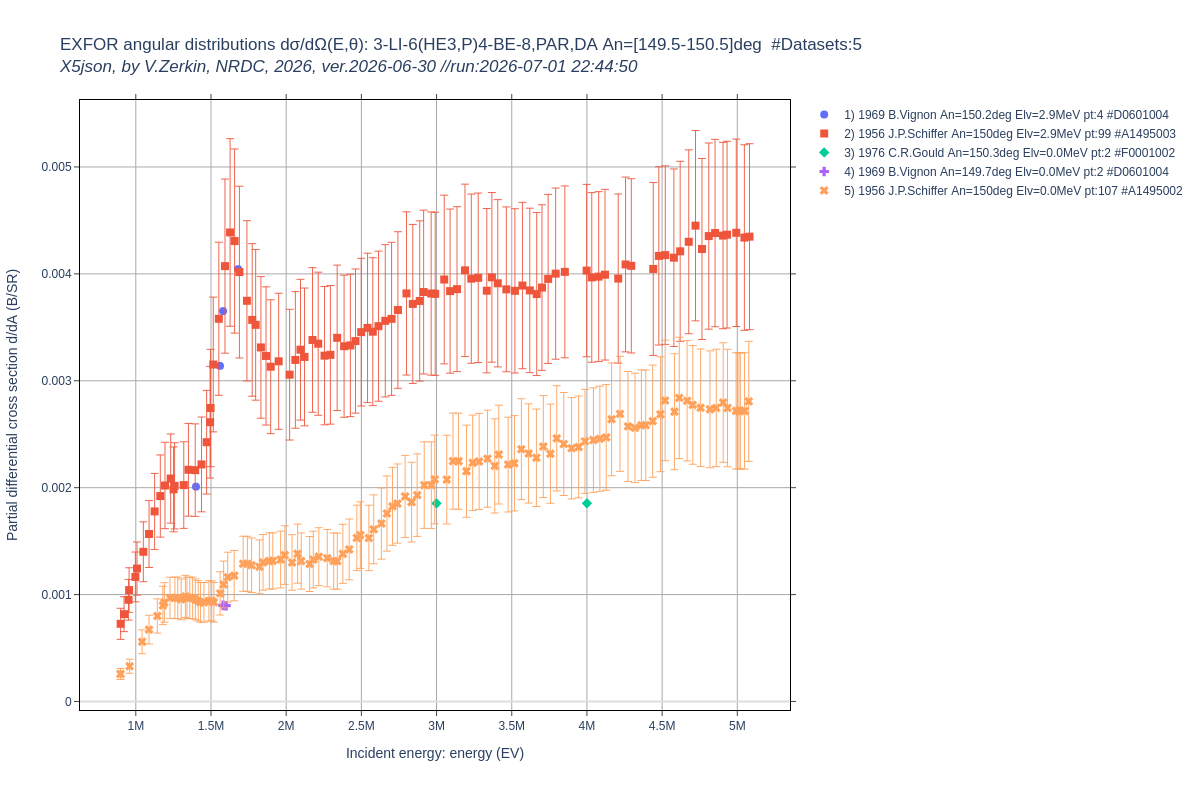

Source code (Python):
"""
 ***********************************************************************************
 * Copyright (C) 2026 Viktor Zerkin (NRDC), v.zerkin@gmail.com                     *
 *-----------------------------------------------------------------------------    *
 * Permission is hereby granted, free of charge, to any person obtaining a copy    *
 * of this software and associated documentation files (the "Software"), to deal   *
 * in the Software without restriction, including without limitation the rights    *
 * to use, copy, modify, merge, publish, distribute, sublicense, and/or sell       *
 * copies of the Software, and to permit persons to whom the Software is furnished *
 * to do so, subject to the following conditions:                                  *
 *                                                                                 *
 * The above copyright notice and this permission notice shall be included in all  *
 * copies or substantial portions of the Software.                                 *
 *                                                                                 *
 * THE SOFTWARE IS PROVIDED "AS IS", WITHOUT WARRANTY OF ANY KIND, EXPRESS OR      *
 * IMPLIED, INCLUDING BUT NOT LIMITED TO THE WARRANTIES OF MERCHANTABILITY,        *
 * FITNESS FOR A PARTICULAR PURPOSE AND NONINFRINGEMENT. IN NO EVENT SHALL THE     *
 * AUTHORS OR COPYRIGHT HOLDERS BE LIABLE FOR ANY CLAIM, DAMAGES OR OTHER          *
 * LIABILITY, WHETHER IN AN ACTION OF CONTRACT, TORT OR OTHERWISE, ARISING FROM,   *
 * OUT OF OR IN CONNECTION WITH THE SOFTWARE OR THE USE OR OTHER DEALINGS IN       *
 * THE SOFTWARE.                                                                   *
 *                                                                                 *
 *-----------------------------------------------------------------------------    *
 *   AUTHOR:                                                                       *
 *   Viktor Zerkin, PhD, IAEA-NDS(1999-2023), NRDC(1999-2026)                      *
 *   e-mail: v.zerkin@gmail.com                                                    *
 ***********************************************************************************
"""
import datetime
import json
import math
import sys
sys.path.append('./')
from x5subr import *
import plotly
from plotly.graph_objs import Scatter, Layout 
from pprint import pprint

print("Program: x5data4par.py, ver.2026-07-01")
print("Author:  V.Zerkin, Vienna, 2026")
print("Purpose: find datasets by reaction, load X5-json, extract data")
print("         filter data by angle, plot by Plotly")
print("")

ct=str(datetime.datetime.now())[:19]
print("Running: "+ct+"\n")
#input("Press the <ENTER> key to continue...")

nexample='default'
if (len(sys.argv)>1) and (sys.argv[1]!=''): nexample=str(sys.argv[1])

base='./'

def sort_ya1(ds):
#   rr=str(ds['year1'])+','+ds['author1ini']+ds['author1']
    rr=str(ds['lvl'])+':'+str(ds['year1'])+','+ds['author1ini']+ds['author1']
    return rr

#datasets=read_csv_file("EXFOR-Datasets.csv")
datasets=read_csv_file("X5-Datasets.csv")
nDatasets=len(datasets)
print('-0-Datasets:'+str(nDatasets))

eiMin=None; eiMax=None

reacode='3-LI-6(HE3,P)4-BE-8,PAR,DA'
an=150; anMin=an-0.5; anMax=an+0.5
#an=0; anMin=an; anMax=an+0.5

if nexample=='ex1':
    reacode='8-O-16(P,EL)8-O-16,,DA'
    an=139; anMin=an-1; anMax=an+1
    eiMax=6e6

print('---ReactionCode:',reacode)
print('---Angle.out:   ',anMin,'-',anMax,'deg.')
print('---Energy.in:   ',str(eiMin),'-',str(eiMax),'eV')

datasets=filter_datasets(datasets,'ReactionCode',reacode)
nDatasets=len(datasets)
print('-1-Datasets:'+str(nDatasets))
if (nDatasets<=0):
    print("---No data found---")
    sys.exit(2)

xtitle=''; ytitle=''
outDatasets={}
vary='y'; varEN='x1'; varAN='x3'; varLV='x2'
dss=[];ids=0
for dataset in datasets:
    entryfile=base+dataset['dir']+'/'+dataset['Entry']+'.x5.json'
    EntryID=dataset['Entry']
    SubentID=dataset['DatasetID'][:8]
    DatasetID=dataset['DatasetID']
#    if not DatasetID.startswith('A1495003'): continue
    print(str(ids)+') File:['+entryfile+'] Subent:'+SubentID+' Dataset:'+DatasetID)
    f=open(entryfile)
    Entry=json.load(f)
    ids+=1
    Subent=get_subent(Entry,SubentID)
    if (Subent is None): continue
    ds=get_dataset(Subent,DatasetID)
#    print('\n\n++++\n'+json.dumps(ds,indent=2))
    if (ds is None): continue
    print('    c5data:',get_cvars(ds))
    varEN=get_cvar4fam(ds['c5data'],'EN')
    varAN=get_cvar4fam(ds['c5data'],'ANG')
    varLV=get_cvar4fam(ds['c5data'],'LVL')
    if (varLV is None): continue
    yobj=ds['c5data'].get('y')
    eobj=ds['c5data'].get(varEN)	# EN(EV)
    aobj=ds['c5data'].get(varAN)	# ANG(ADEG)
    lobj=ds['c5data'].get(varLV)	# LVL(EV)
    ytitle=ds['quantExpan']+' ('+yobj['units']+')'
    xtitle=eobj['expansion']+' ('+eobj['units']+')'
    yarr=yobj.get('y');  dyarr=yobj.get('dy')
    earr=eobj.get(varEN); dearr=eobj.get('d'+varEN)
    aarr=aobj.get(varAN); daarr=aobj.get('d'+varAN)
    larr=lobj.get(varLV); dlarr=aobj.get('d'+varLV)
#    print('\t==arrays:'+' Data:'+str(len(yarr))+' En:'+str(len(earr))+' An:'+str(len(aarr))+' Lvl:'+str(len(larr)))
#    print('\t Da:',yarr)
#    print('\t En:',earr)
#    print('\t An:',aarr)
#    print('\t Lv:',larr)
    if (yarr is None): continue
    if (earr is None): continue
    if (aarr is None): continue
    if (larr is None): continue
    nPnt=0
    yy=[]; dy=[]; xx=[]; dx=[]; aa=-777; aas=[]
    for ii in range(len(yarr)):
        y=yarr[ii]
        e=earr[0]
        if len(earr)>1: e=earr[ii]  #--repeating value
        a=aarr[0]
        if len(aarr)>1: a=aarr[ii]  #--repeating value
        l=larr[0]
        if len(larr)>1: l=larr[ii]  #--repeating value
#        print(' y=',y,' e=',e,' a=',a,' l=',l)

        aas.append(a)
        if (a<anMin) or (a>anMax): continue
        if eiMax is not None:
            if (e>eiMax): continue
        aa=a
        nowDatasetSplit=ds['DatasetID']+' '+str(round(aa))+' '+str(round(l/1e6))
#       nowDatasetSplit=ds['DatasetID']+' '+str(math.floor(aa))
#        print('---nowDatasetSplit:['+nowDatasetSplit+']')
        nowDataset=outDatasets.get(nowDatasetSplit)
        if nowDataset is None:
            nowDataset={}
            outDatasets[nowDatasetSplit]=nowDataset
            nowDataset['DatasetID']=ds['DatasetID']
            nowDataset['year1']=ds['year1']
            nowDataset['author1ini']=ds['author1ini']
            nowDataset['author1']=ds['author1']
            yy=[]; dy=[]; xx=[]; dx=[]
            nowDataset['y']=yy; nowDataset['dy']=dy
            nowDataset['x']=xx; nowDataset['dx']=dx
            nowDataset['x4lbl']=str(ds['year1'])+' '+ds['author1ini']+ds['author1']+' An='+str(round(aa,1))+'deg'+' Elv='+str(round(l/1e6,1))+'MeV'
            nowDataset['lvl']=l
#           print('++++\n'+json.dumps(nowDataset,indent=2))
        else:
            yy=nowDataset['y']; dy=nowDataset['dy']
            xx=nowDataset['x']; dx=nowDataset['dx']
        nPnt+=1
        yy.append(y)
        xx.append(e)
        if dyarr is not None: dy.append(dyarr[ii])
        if dearr is not None: dx.append(dearr[ii])
    aas=list(set(aas))
    aas=sorted(aas)
#   print('    outDatasets:'+str(len(outDatasets)))
    print('    Dataset:'+ds['DatasetID']+' '+str(ds['year1'])+','+ds['author1']
	+' #Pnt:'+str(len(yarr))
	+' #Pnt.selected:'+str(nPnt)
	+' #Aout:'+str(len(aas))
	+' Aout(deg):'+str(aas[:8])
	)
#    if ids>0: break

#print('++++++++\n'+json.dumps(outDatasets,indent=2))
outDatasets=list(outDatasets.values())
print('---ReactionCode:',reacode)
print('---Angle.out:   ',anMin,'-',anMax,'deg.')
print('---Energy.in:   ',str(eiMin),'-',str(eiMax),'eV')
print('---Data selected---')
dss=[];ids=0
for dataset in outDatasets:
    ids+=1
    print(str(ids).rjust(4)+' '+dataset['x4lbl']+' ly:'+str(len(dataset['y'])))
    if len(dataset['y'])>0: dss.append(dataset)
#    print('++++\n'+json.dumps(dataset,indent=2))

dss=sorted(dss,key=sort_ya1,reverse=True)
nDatasets=len(dss)
print('-1-Datasets:'+str(nDatasets))
if (nDatasets<=0):
    print("---No data to plot---")
    sys.exit(2)

#_________________Preparing EXFOR data for plot_________________
data1=[]; ii=0
for ds in dss:
    tr=Scatter(x=ds['x'],y=ds['y']
	,text=ds['x4lbl']
	,name=str(ii+1)+') '+ds['x4lbl']+' pt:'+str(len(ds['x']))+' #'+ds['DatasetID']
	,marker_symbol=str(ii%33)
	,marker_size=8
	,mode="markers"
	)
    if (ds['dy'] is not None): tr.error_y=dict(type='data',array=ds['dy'],visible=True,thickness=0.9)
    if (ds['dx'] is not None): tr.error_x=dict(type='data',array=ds['dx'],visible=True,thickness=0.9)
    data1.append(tr)
    ii+=1

xtype='linear';ytype='linear'
#xtype='log';
#ytype='log'
plotTitle=reacode + ' An='+str(an)+'deg';
plotTitle=reacode + ' An=['+str(anMin)+'-'+str(anMax)+']deg';

#_________________Plot data from EXFOR_________________
plot1={}
plot1['data']=data1
xaxis=dict(title=xtitle,showline=True,linecolor='black',ticks='outside'
,showgrid=True,gridcolor='#aaaaaa',type=xtype)
yaxis={'title':ytitle,'showline':True,'linecolor':'black'
	,'showgrid':True, 'gridcolor':'#aaaaaa','ticks':'outside','type':ytype
	,'zeroline':True, 'zerolinecolor':'#dddddd'#, 'zerolinewidth':0.1
}
xaxis['mirror']='ticks'
yaxis['mirror']='ticks' 
plot1['layout']=Layout(title='EXFOR angular distributions d\u03c3/d\u03a9(E,\u03B8): '+plotTitle
	+'  #Datasets:'+str(nDatasets)
	+'<br><i>X5json, by V.Zerkin, NRDC, 2026, ver.2026-06-30 //run:'+ct+'</i>'
	,xaxis=xaxis,yaxis=yaxis
	,plot_bgcolor='white'
	,legend=dict(traceorder="grouped")
)

outhtml='x5data4par'
plotly.offline.plot(plot1,filename=outhtml+'.html',auto_open=False)

#needs: $ pip3 install -U kaleido
plotly.io.write_image(plot1,outhtml+'.png',width=1200,height=790)

print('\nProgram successfully completed')
